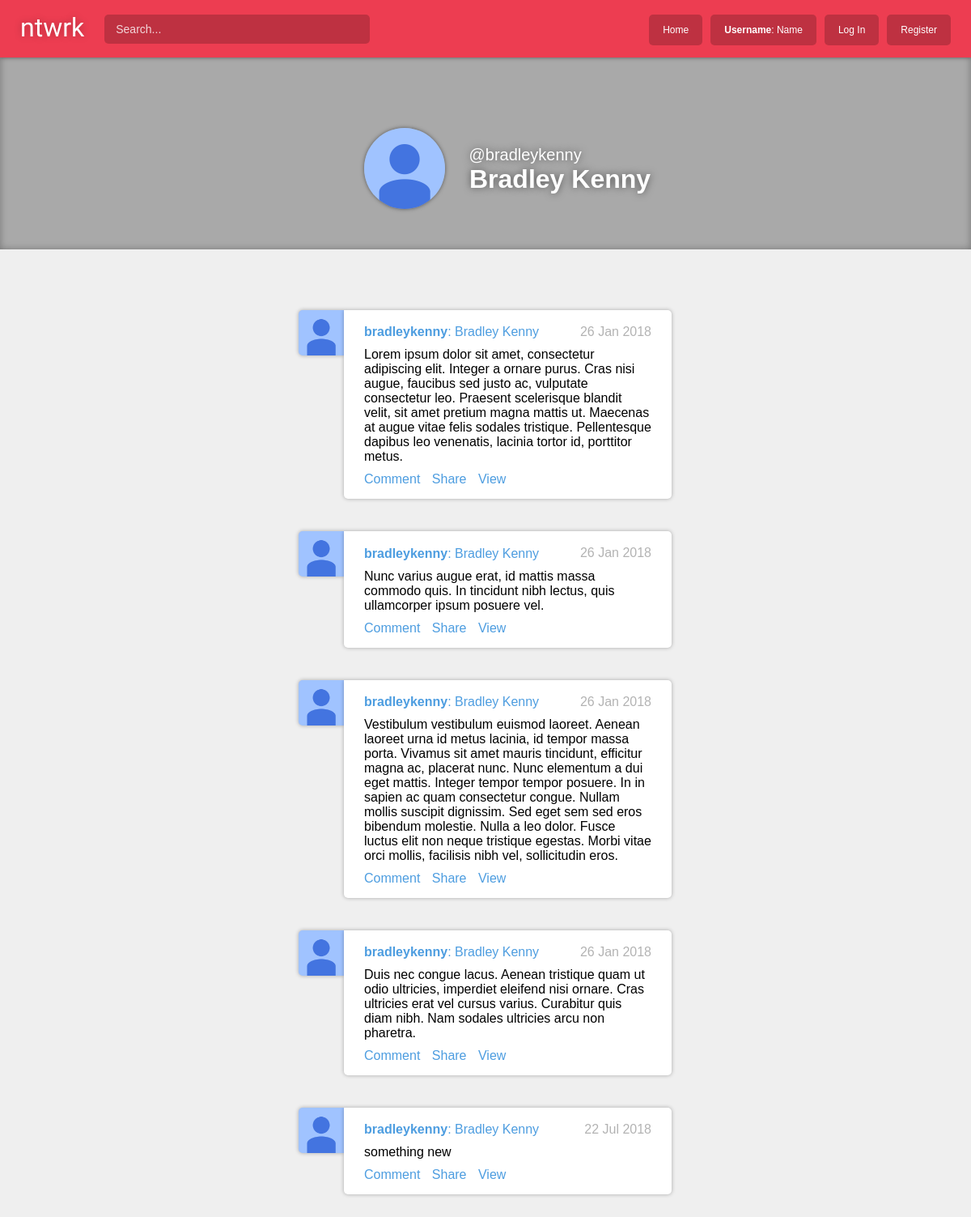
Page /user/4 on the committed database.
### account/models.py (models this page shows)
class Profile(models.Model):
	COLORS = (
		('BLUE', "Blue"),
		('GREEN', "Green"),
		('RED', "Red"),
		('PURPLE', "Purple"),
		('YELLOW', "Yellow"),
	)
	user = models.OneToOneField(User, on_delete=models.CASCADE)
	bio = models.TextField(max_length=250, blank=True, default=None)
	location = models.CharField(max_length=30, blank=True, default=None)
	birth_date = models.DateField(null=True, blank=True, default=None)
	color = models.CharField(max_length=6, choices=COLORS, default='BLUE')
	dp = models.ImageField(upload_to='dp/', default='dp/placeholder2.png')

### stream/models.py (models this page shows)
class Post(models.Model):
    content = models.TextField(max_length=500)
    posted_by = models.ForeignKey(User, related_name='posts', on_delete=models.CASCADE)
    posted_at = models.DateTimeField(auto_now_add=True)

### account/views.py (the view)
# urls.py: re_path(r'^profile/media/(?P<path>.*)$', serve, {'document_root': settings.MEDIA_ROOT,}),
def profile(request, cur_user):
	posts = Post.objects.all()
	cur_user_obj = User.objects.get(pk=cur_user)
	cur_user_obj.profile.dp = 'dp/placeholder2.png'
	cur_user_obj.save()
	return render(request, 'account/profile.html', { 'posts': posts, 'cur_user': cur_user_obj })

### account/models.py (called while the page is built)
@receiver(post_save, sender=User)
def create_user_profile(sender, instance, created, **kwargs):
	if created:
		Profile.objects.create(User=instance)

@receiver(post_save, sender=User)
def save_user_profile(sender, instance, **kwargs):
	instance.profile.save()

### account/templates/account/profile.html (shortened to what this page needs)
{% extends 'base.html' %}
{% load static %}
{% block stylesheet %}
<link rel="stylesheet" type="text/css" href="{% static 'stream/css/stream.css' %}">
<link rel="stylesheet" type="text/css" href="{% static 'account/css/profile.css' %}">
{% endblock %}
{% block content %}
<div id="content_all">
	<div id="cover">
		<img src="/profile/media/{{ cur_user.profile.dp }}">
		{% if cur_user.first_name|length > 0 %}
		<h2>@{{ cur_user.username }}</h2><br>
		<h1>{{ cur_user.first_name }} {{ cur_user.last_name }}</h1>
		{% else %}
		<h2>{{ cur_user.first_name }} {{ cur_user.last_name }}</h2><br>
		<h1>@{{ cur_user.username }}</h1>
		{% endif %}
	</div>
    <div id="content_left">
    </div>
    <div id="content_main">
		{% for post in posts %}
			{% if post.posted_by.username == cur_user.username %}
			<a href="{% url 'home' %}" class="dp">
				<img src="/profile/media/{{ cur_user.profile.dp }}">
			</a>
		    <div class="card">
		        <a href="{% url 'home' %}">
		            <h2>
						<b>{{ post.posted_by.username }}</b>{% if post.posted_by.first_name|length > 0 %}: {{ post.posted_by.first_name }} {{ post.posted_by.last_name }}{% endif %}
					</h2>
		        </a>
		        <h3>{{ post.posted_at|date:'d M Y' }}</h2>
		        <p>{{ post.content }}</p>
		        <a href="{% url 'home' %}" class="link">Comment</a>
		        <a href="{% url 'home' %}" class="link">Share</a>
		        <a href="{% url 'view_post' post.posted_by.username post.id %}" class="link">View</a>
		    </div>
			{% endif %}
	    {% endfor %}
    </div>
    <div id="content_right">
    </div>
{% endblock %}

### account/static/account/css/base.css (style rules this page uses)
body { font-family: 'Helvetica'; margin: 0px; padding: 0px; }
a { text-decoration: none; }
.card { padding: 7.5px 15px 14px 15px; background-color: rgba(255, 255, 255, 1); border-radius: 0px 5px 5px 5px; }

### stream/static/stream/css/stream.css (style rules this page uses)
body { margin: 0px 0px 0px 0px; padding: 0px; background-color: #EFEFEF; }
h1 { display: inline-block; }
#content_all { width: 100%; display: inline-block; margin: 0; margin-top: 63px; }
#content_left, #content_main, #content_right { height: 100%; float: left; padding-top: 20px; }
#content_left { display: inline-block; width: 25%; }
#content_main { display: inline-block; width: 40%; padding: 50px 5%; }
#content_right { display: inline-block; width: 25%; margin-top: 20px; }
.card { box-shadow: 0 0 5px rgba(0,0,0,0.3); margin: 0px 10px 40px 65px; padding: 5px 25px; position: relative; }
.dp { height: 56px; width: 56px; margin: 0px -10px 0px 9px; float: left; z-index: 0; position: relative; display: inline-block; }
.dp img { height: 100%; width: 100%; border-radius: 5px 0px 0px 5px; box-shadow: 0 0 5px rgba(0,0,0,0.3); background-color: #CDCDCD; }
.card h2, .card h3 { display: inline-block; margin-bottom: 10px; font-size: 1em; text-decoration: none; }
.card h2 { color: #4D9DE0; font-weight: normal; }
.card h3 { float: right; margin-top: 13px; font-weight: normal; color: rgba(0,0,0,0.3); }
.card p { margin-top: 0px; margin-bottom: 10px; }
.card .link { display: inline-block; color: #4D9DE0; margin: 0px 10px 10px 0px; }

### account/static/account/css/profile.css (style rules this page uses)
#cover { height: 250px; width: 100%; margin-top: -25px; margin-bottom: 100px; z-index: -9; position: absolute; background-color: darkgrey; box-shadow: 0 0 10px rgba(0,0,0,0.3) inset; }
#content_main { margin-top: 250px; }
#cover h2 { margin: 0px 0px -10px 25px; font-size: 20px; font-weight: normal; }
#cover h1 { margin-left: 580px; }
#cover h1, #cover h2 { color: white; text-shadow: 0 0 10px rgba(0,0,0,0.5); display: inline; }
#cover img { height: 100px; width: 100px; display: inline-block; margin: 100px 0 -60px 450px; border-radius: 50%; box-shadow: 0 0 5px rgba(0,0,0,0.5); }

### rows in the picture
Post: profile.dp (placeholder picture), posted_by.username "bradleykenny", posted_by.first_name "Bradley", posted_by.last_name "Kenny", posted_at "26 Jan 2018", content "Lorem ipsum dolor sit amet, consectetur adipiscing elit. Integer a ornare purus. Cras nisi augue, faucibus sed justo ac, vulputate consectetur leo. Praesent scelerisque blandit velit, sit amet pretium magna mattis ut. Maecenas at augue vitae felis sodales tristique. Pellentesque dapibus leo venenatis, lacinia tortor id, porttitor metus."
Post: profile.dp (placeholder picture), posted_by.username "bradleykenny", posted_by.first_name "Bradley", posted_by.last_name "Kenny", posted_at "26 Jan 2018", content "Nunc varius augue erat, id mattis massa commodo quis. In tincidunt nibh lectus, quis ullamcorper ipsum posuere vel."
Post: profile.dp (placeholder picture), posted_by.username "bradleykenny", posted_by.first_name "Bradley", posted_by.last_name "Kenny", posted_at "26 Jan 2018", content "Vestibulum vestibulum euismod laoreet. Aenean laoreet urna id metus lacinia, id tempor massa porta. Vivamus sit amet mauris tincidunt, efficitur magna ac, placerat nunc. Nunc elementum a dui eget mattis. Integer tempor tempor posuere. In in sapien ac quam consectetur congue. Nullam mollis suscipit dignissim. Sed eget sem sed eros bibendum molestie. Nulla a leo dolor. Fusce luctus elit non neque tristique egestas. Morbi vitae orci mollis, facilisis nibh vel, sollicitudin eros."
Post: profile.dp (placeholder picture), posted_by.username "bradleykenny", posted_by.first_name "Bradley", posted_by.last_name "Kenny", posted_at "26 Jan 2018", content "Duis nec congue lacus. Aenean tristique quam ut odio ultricies, imperdiet eleifend nisi ornare. Cras ultricies erat vel cursus varius. Curabitur quis diam nibh. Nam sodales ultricies arcu non pharetra."
Post: profile.dp (placeholder picture), posted_by.username "bradleykenny", posted_by.first_name "Bradley", posted_by.last_name "Kenny", posted_at "22 Jul 2018", content "something new"

### other values in the picture
{{ cur_user.username }} "bradleykenny"
{{ cur_user.first_name }} "Bradley"
{{ cur_user.last_name }} "Kenny"
